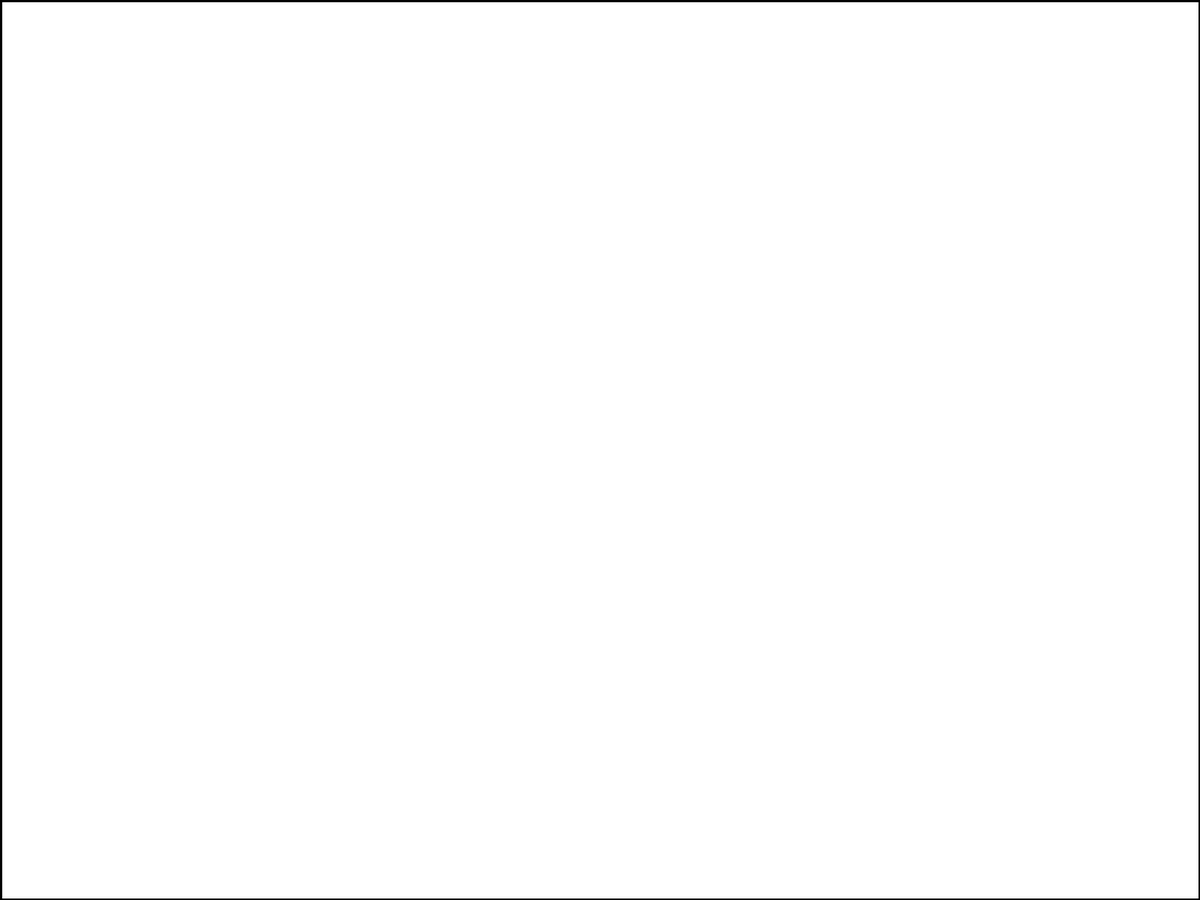
Frame 1 (no input)
Frame 60 (the mouse pressed at the canvas centre just before this capture): identical to frame 1, image omitted
Frame 120 (the mouse held since frame 60 and released just before this capture): identical to frame 1, image omitted

The Processing sketch that drew this single still picture (run headless with seeded random() and noise(); from frame 60 on, the mouse is pressed at the canvas centre):

// Processing sketch: free_noise_offset
// ── free_noise_offset.pde
Chain chain;
PVector prevMouse;

void setup(){
  //size(500, 500);
  fullScreen();
  background(255);
  strokeWeight(5);
  chain = new Chain(20, 500);
  
}

void draw(){
  fill(255, 50);
  rect(0, 0, width, height);
  if(mousePressed){
    PVector mouse = new PVector(mouseX, mouseY);
    if(prevMouse != null){
      PVector diff = PVector.sub(mouse, prevMouse);
      if(diff.mag() > 10){
        PVector normal = diff.rotate(HALF_PI).normalize();
        chain.add(mouse, normal);
        prevMouse = mouse.copy();
      }
    }else{
      prevMouse = mouse.copy();
    }
  }
  chain.off = (float)frameCount/50;
  stroke(0);
  chain.show();
}

void keyPressed(){
  if(key == 'r'){
    chain = new Chain(20, 500);
    prevMouse = null;
  }
}
// ── Class.pde
class Chain{
  ArrayList<Node> nodes = new ArrayList<Node>();
  float subR;
  float off = 0;
  float len;
  float index;
  
  Chain(float len, float subR){
    this.len = len;
    this.subR = subR;
  }
  
  void add(PVector p, PVector n){
    nodes.add(new Node(p, n, index/len));
    index++;
  }
  
  void show(){
    if(nodes.size() > 0){
      Node prevNode = nodes.get(0);
      for(Node node : nodes){
        float t = noise(node.off+off)*subR;float t2 = noise(prevNode.off+off)*subR;
        line(node.pos.x+node.normal.x*t, node.pos.y+node.normal.y*t, prevNode.pos.x+prevNode.normal.x*t2, prevNode.pos.y+prevNode.normal.y*t2);
        prevNode = node;
      }
      noStroke();
      fill(0);
      for(Node node : nodes){
        //ellipse(node.pos.x, node.pos.y, 20, 20);
      }
    }
  }
}

class Node{
  PVector pos;
  PVector normal;
  float off;
  
  Node(PVector pos, PVector normal, float off){
    this.pos = pos;
    this.normal = normal;
    this.off = off;
  }
}
